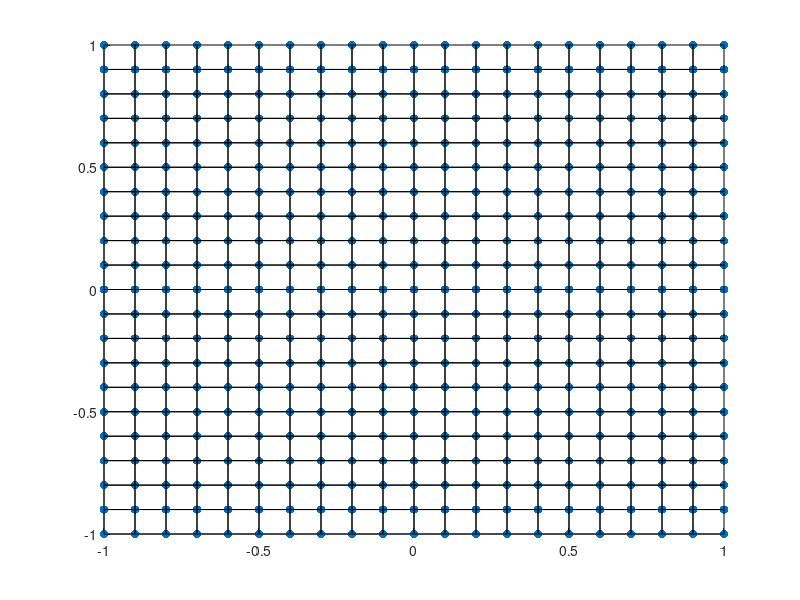

This chart was generated by the following MATLAB code: (Note: this script raises an error after producing the figure.)
%%%%%%%%%%%%%%%%%%%%%%%%%%%%%%%%%%%%%%%%%%%%%%%%%%%%%%%%%%%%%%%%%%%%%%%%%%%
% test demo in 2D finite element analysis
% 二维泊松方程: \Delta u = 4, -1 <= x,y <= 1
% 边界条件 : 
%%%%%%%%%%%%%%%%%%%%%%%%%%%%%%%%%%%%%%%%%%%%%%%%%%%%%%%%%%%%%%%%%%%%%%%%%%%
clc;clear
%%%%%%%%%%%%%%%%%%%%%%%%%%%%%%%%%%%%%%%%%%%%%%%%%%%%%%%%%%%%%%%%%%%%%%%%%%%
% 输入参数
%%%%%%%%%%%%%%%%%%%%%%%%%%%%%%%%%%%%%%%%%%%%%%%%%%%%%%%%%%%%%%%%x%%%%%%%%%%%
format long
X_L = -1.0;
X_R = 1.0;
Y_U = 1.0;
Y_D = -1.0;
np_x = 21;
np_y = 21;
np_node = np_x * np_y;
np_boundary = 2 * (np_x + np_y) - 4;
np_unit = (np_x - 1) * (np_y - 1);

%%%%%%%%%%%%%%%%%%%%%%%%%%%%%%%%%%%%%%%%%%%%%%%%%%%%%%%%%%%%%%%%%%%%%%%%%%%
% 单元划分
%%%%%%%%%%%%%%%%%%%%%%%%%%%%%%%%%%%%%%%%%%%%%%%%%%%%%%%%%%%%%%%%%%%%%%%%%%%
x_value_list = linspace(X_L, X_R, np_x);
y_value_list = linspace(Y_D, Y_U, np_y);
node_pos_list = zeros(np_node, 2);
boundary_list = zeros(np_boundary, 2); % 存放边界点的指标和边界值
unit_index_list = zeros(np_unit, 4); % 每个区域四个点的指标

% 得到 node_pos_list / boundary_list
node_index = 0;
boundary_index = 0;
for j = 1:np_y
    for i = 1:np_x
        node_index = node_index + 1;
        x_value = x_value_list(i);
        y_value = y_value_list(j);
        node_pos_list(node_index, :) = [x_value, y_value];
        % 确定边界节点
        if (x_value == X_L) || (x_value == X_R) || (y_value == Y_U) || (y_value == Y_D)
            boundary_index = boundary_index + 1;
            boundary_list(boundary_index, 1) = node_index;
            boundary_list(boundary_index, 2) = x_value^2 + y_value^2;
        end
    end
end

% 得到 unit_index_list
unit_index = 0;
for j = 1:(np_y - 1)
    left_down_index = (j - 1) * np_x;
    for i = 1:(np_x - 1)
        left_down_index = left_down_index + 1;
        unit_index = unit_index + 1;
        % left_down
        unit_index_list(unit_index, 1) = left_down_index;
        % right_down
        unit_index_list(unit_index, 2) = left_down_index + 1;
        % right_up
        unit_index_list(unit_index, 3) = left_down_index + 1 + np_x;
        % left_up
        unit_index_list(unit_index, 4) = left_down_index + np_x;
    end
end

%%%%%%%%%%%%%%%%%%%%%%%%%%%%%%%%%%%%%%%%%%%%%%%%%%%%%%%%%%%%%%%%%%%%%%%%%%%
% 画出网格
%%%%%%%%%%%%%%%%%%%%%%%%%%%%%%%%%%%%%%%%%%%%%%%%%%%%%%%%%%%%%%%%%%%%%%%%%%%
figure
% 撒点
scatter(node_pos_list(:,1),node_pos_list(:,2),'ko','filled');
hold on
% 给每个四边形单元画线
for i=1:np_unit
    p = zeros(5,2);
    for j=1:4
        node_index = unit_index_list(i,j);
        p(j,:) = node_pos_list(node_index, :);
    end
    p(5,:) = node_pos_list(unit_index_list(i,1), :);
    plot(p(:,1),p(:,2),'k-');
    hold on
end

order_gauss = 1; % 高斯求积的阶数
[gauss_points_list, A_coeff_list] = get_gauss_points(order_gauss);
%%%%%%%%%%%%%%%%%%%%%%%%%%%%%%%%%%%%%%%%%%%%%%%%%%%%%%%%%%%%%%%%%%%%%%%%%%%
% 矩阵组装
%%%%%%%%%%%%%%%%%%%%%%%%%%%%%%%%%%%%%%%%%%%%%%%%%%%%%%%%%%%%%%%%%%%%%%%%%%%
KG = zeros(np_node, np_node);
FG = zeros(np_node, 1);
QF = 4; % 微分方程的源，这里取为常数，也可以是x,y的函数
Jacobi_mat = zeros(2, 2);
material_coeff_mat = diag([1,1]); % 可以是介电常数或者其它物理量
[N_mat_list, Nparial_mat_list] = get_jacobi_order1(gauss_points_list); % 计算 N函数 和 N函数偏导 的矩阵
unit_node_pos_list = zeros(4, 2);

% 内部节点
for ii = 1:np_unit
    unit_node_indexes = unit_index_list(ii, :);
    % 单元上四个节点的坐标
    unit_node_pos_list = [node_pos_list(unit_node_indexes(1),:);node_pos_list(unit_node_indexes(2),:); ...
                            node_pos_list(unit_node_indexes(3),:);node_pos_list(unit_node_indexes(4),:)];
    % 得到 KS 和 FS
    KS = zeros(4,4);
    FS = zeros(4,1);
    for jj = 1:2
        r_j = gauss_points_list(jj);
        A_j = A_coeff_list(jj);
        for kk = 1:2
            s_k = gauss_points_list(kk);
            A_k = A_coeff_list(kk);
            
            Jacobi_mat = Nparial_mat_list(:, :, jj, kk) * unit_node_pos_list; % 该高斯点处的 Jacobi 矩阵
            det_Jacobi_mat = abs(det(Jacobi_mat));
            J_inv_N_partial_mat = Jacobi_mat \ Nparial_mat_list(:, :, jj, kk);
            
            % 累加 KS 和 FS
            KS = KS - A_j * A_k * det_Jacobi_mat * (J_inv_N_partial_mat)' * material_coeff_mat * J_inv_N_partial_mat;
            FS = FS + A_j * A_k * det_Jacobi_mat * QF * N_mat_list(:, jj, kk);
        end
    end
    
    % 将 KS 和 FS 组装进 KG 和 FG 矩阵中
    for jj = 1:4
        FG(unit_node_indexes(jj)) = FG(unit_node_indexes(jj)) + FS(jj);
        for kk = 1:4
            KG(unit_node_indexes(jj), unit_node_indexes(kk)) = KG(unit_node_indexes(jj), unit_node_indexes(kk)) + KS(jj, kk);
        end
    end
    
end

% 边界节点
for boundary_index = 1:np_boundary
    node_index = boundary_list(boundary_index, 1);
    node_value = boundary_list(boundary_index, 2);
    KG(node_index, :) = 0;
    KG(node_index, node_index) = 1;
    FG(node_index) = node_value;
end

%%%%%%%%%%%%%%%%%%%%%%%%%%%%%%%%%%%%%%%%%%%%%%%%%%%%%%%%%%%%%%%%%%%%%%%%%%%
% 矩阵求解
%%%%%%%%%%%%%%%%%%%%%%%%%%%%%%%%%%%%%%%%%%%%%%%%%%%%%%%%%%%%%%%%%%%%%%%%%%%
U_numerical = KG \ FG;
U_exact = zeros(np_x, np_y);
for ii = 1:np_x
    x_value = x_value_list(ii);
    for jj = 1:np_y
        y_value = y_value_list(jj);
        U_exact(ii, jj) = x_value^2 + y_value^2;
    end
end
%%%%%%%%%%%%%%%%%%%%%%%%%%%%%%%%%%%%%%%%%%%%%%%%%%%%%%%%%%%%%%%%%%%%%%%%%%%
% 后处理
%%%%%%%%%%%%%%%%%%%%%%%%%%%%%%%%%%%%%%%%%%%%%%%%%%%%%%%%%%%%%%%%%%%%%%%%%%%
% 数值解
% subplot(2,3,1),POST_FIGURE(unit_index_list, node_pos_list, U_numerical);
% title('2D数值解')
% % subplot(2,3,4),POST_3D_FIGURE(X_L, X_R, Y_D, Y_U, np_x, U_numerical, node_pos_list)
% % title('3D数值解')
% % 准确解
% subplot(2,3,2),POST_FIGURE(unit_index_list, node_pos_list, U_exact);
% title('2D准确解')
% subplot(2,3,5),POST_3D_FIGURE(X_L, X_R, Y_D, Y_U, np_x, U_exact, node_pos_list)
% title('3D准确解')
% 误差
% error=((UZ-U).^2).^0.5;
% subplot(2,3,3),POST_FIGURE(NE,NODE,error);
% title('2D误差分布')
% subplot(2,3,6),POST_3D_FIGURE(X1,step,X2,Y1,Y2,error,NODE)
% title('3D数值解')